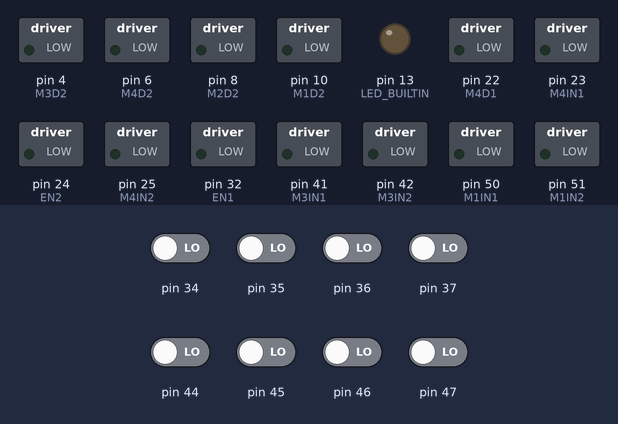
Recording of a sketch running on a simulated Arduino Mega 2560, built with avr-gcc and run on an emulated ATmega2560. Shown: switched loads named in the sketch (green lamp = pin HIGH), output pins drawn as LEDs (lit = HIGH). Inputs (shaded band) come from the test bench; at power-on: pin 34–37, pin 44–47 LOW. What the sketch prints to the serial monitor is not drawn.

Above: at 0.1 s.
At 7.9 s:
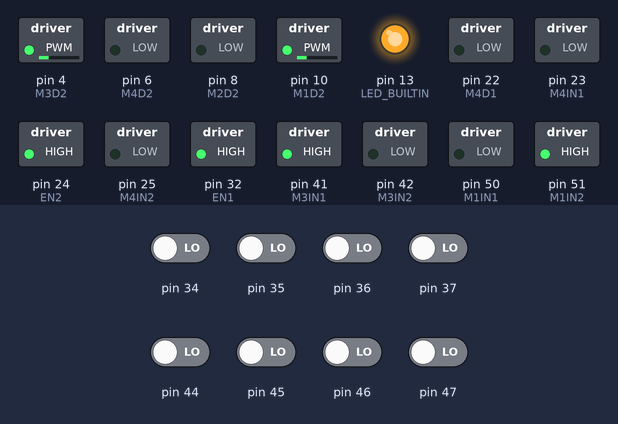
At 15.7 s:
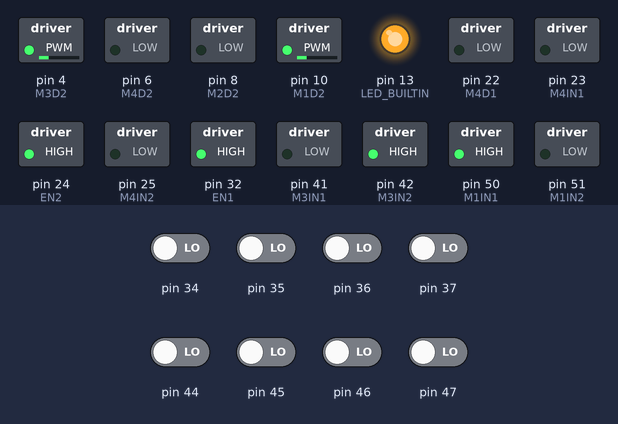
Timing chart, 0 to 19.3 s (numbered marks = the images above):
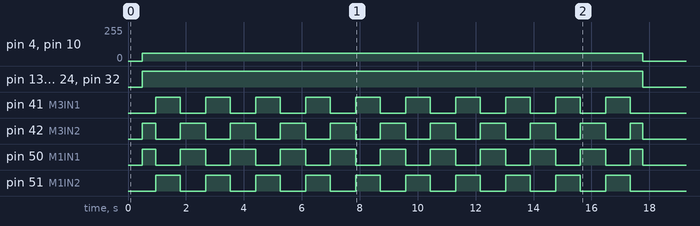

The sketch:

DemoCode.ino
```cpp
#include <QTRSensors.h>

QTRSensors qtr;

const uint8_t SensorCount = 8;
uint16_t sensorValues[SensorCount];


// FRONT
int M1D1  = 52;
int M1IN1 = 50;
int M1D2  = 10;
int M1IN2 = 51;

// RIGHT
int M2D1  = 33;
int M2IN1 = 30;
int M2D2  = 8;
int M2IN2 = 31;

// BACK
int M3D1  = 40;
int M3IN1 = 41;
int M3D2  = 4;
int M3IN2 = 42;

// LEFT
int M4D1  = 22;
int M4IN1 = 23;
int M4D2  = 6;
int M4IN2 = 25;

// ENABLE
int EN1 = 32;
int EN2 = 24;

// VARIABLES
String direction = "STOP";
int speed = 60;                          // Default speed (range: 0-255)
const unsigned long changeDelay = 1000;   // 2-second delay between changes
unsigned long lastChangeTime = 0;
bool isDelayActive = false;


void setup() {
  // put your setup code here, to run once:


  pinMode(M1D1,  OUTPUT);
  pinMode(M1IN1, OUTPUT);
  pinMode(M1D2,  OUTPUT);
  pinMode(M1IN2, OUTPUT);

  pinMode(M2D1,  OUTPUT);
  pinMode(M2IN1, OUTPUT);
  pinMode(M2D2,  OUTPUT);
  pinMode(M2IN2, OUTPUT);

  pinMode(M3D1,  OUTPUT);
  pinMode(M3IN1, OUTPUT);
  pinMode(M3D2,  OUTPUT);
  pinMode(M3IN2, OUTPUT);

  pinMode(M4D1,  OUTPUT);
  pinMode(M4IN1, OUTPUT);
  pinMode(M4D2,  OUTPUT);
  pinMode(M4IN2, OUTPUT);

  pinMode(EN1, OUTPUT);
  pinMode(EN2, OUTPUT);


// configure the sensors
  qtr.setTypeRC();
  qtr.setSensorPins((const uint8_t[]){34, 35, 36, 37, 44, 45, 46, 47}, SensorCount);
  //qtr.setEmitterPin(2);

  delay(500);
  pinMode(LED_BUILTIN, OUTPUT);
  digitalWrite(LED_BUILTIN, HIGH); // turn on Arduino's LED to indicate we are in calibration mode

  // 2.5 ms RC read timeout (default) * 10 reads per calibrate() call
  // = ~25 ms per calibrate() call.
  // Call calibrate() 400 times to make calibration take about 10 seconds.

  for (uint16_t i = 0; i < 10; i++)
  {

    selfCalibrate();

  }

  stopMotor();

  digitalWrite(LED_BUILTIN, LOW); // turn off Arduino's LED to indicate we are through with calibration

  // print the calibration minimum values measured when emitters were on
  Serial.begin(9600);
  for (uint8_t i = 0; i < SensorCount; i++)
  {
    Serial.print(qtr.calibrationOn.minimum[i]);
    Serial.print(' ');
  }
  Serial.println();

  // print the calibration maximum values measured when emitters were on
  for (uint8_t i = 0; i < SensorCount; i++)
  {
    Serial.print(qtr.calibrationOn.maximum[i]);
    Serial.print(' ');
  }
  Serial.println();
  Serial.println();
  delay(1000);


}

void loop() {
  // put your main code here, to run repeatedly:

  // read calibrated sensor values and obtain a measure of the line position
  // from 0 to 5000 (for a white line, use readLineWhite() instead)
  uint16_t position = qtr.readLineBlack(sensorValues);

  // print the sensor values as numbers from 0 to 1000, where 0 means maximum
  // reflectance and 1000 means minimum reflectance, followed by the line
  // position
  for (uint8_t i = 0; i < SensorCount; i++)
  {
    Serial.print(sensorValues[i]);
    Serial.print('\t');
  }
  Serial.println(position);

  delay(250);


}


// FORWARD
void moveForward() {
  digitalWrite(M1D1,  LOW);
  digitalWrite(M1IN1, LOW);
  digitalWrite(M1D2,  LOW);
  digitalWrite(M1IN2, LOW);

  digitalWrite(M2D1,  LOW);
  digitalWrite(M2IN1, LOW);
  analogWrite(M2D2, speed);
  digitalWrite(M2IN2, HIGH);

  digitalWrite(M3D1,  LOW);
  digitalWrite(M3IN1, LOW);
  digitalWrite(M3D2,  LOW);
  digitalWrite(M3IN2, LOW);

  digitalWrite(M4D1,  LOW);
  digitalWrite(M4IN1, LOW);
  analogWrite(M4D2, speed);
  digitalWrite(M4IN2, HIGH);

  digitalWrite(EN1, HIGH);
  digitalWrite(EN2, HIGH);
}

// BACKWARD
void moveBackward() {
  digitalWrite(M1D1,  LOW);
  digitalWrite(M1IN1, LOW);
  digitalWrite(M1D2,  LOW);
  digitalWrite(M1IN2, LOW);

  digitalWrite(M2D1,  LOW);
  digitalWrite(M2IN1, HIGH);
  analogWrite(M2D2, speed);
  digitalWrite(M2IN2, LOW);

  digitalWrite(M3D1,  LOW);
  digitalWrite(M3IN1, LOW);
  digitalWrite(M3D2,  LOW);
  digitalWrite(M3IN2, LOW);

  digitalWrite(M4D1,  LOW);
  digitalWrite(M4IN1, HIGH);
  analogWrite(M4D2, speed);
  digitalWrite(M4IN2, LOW);

  digitalWrite(EN1, HIGH);
  digitalWrite(EN2, HIGH);
}

// RIGHT
void moveRight() {
  digitalWrite(M1D1,  LOW);
  digitalWrite(M1IN1, HIGH);
  analogWrite(M1D2, speed);
  digitalWrite(M1IN2, LOW);

  digitalWrite(M2D1,  LOW);
  digitalWrite(M2IN1, LOW);
  digitalWrite(M2D2,  LOW);
  digitalWrite(M2IN2, LOW);

  digitalWrite(M3D1,  LOW);
  digitalWrite(M3IN1, LOW);
  analogWrite(M3D2, speed);
  digitalWrite(M3IN2, HIGH);

  digitalWrite(M4D1,  LOW);
  digitalWrite(M4IN1, LOW);
  digitalWrite(M4D2,  LOW);
  digitalWrite(M4IN2, LOW);

  digitalWrite(EN1, HIGH);
  digitalWrite(EN2, HIGH);
}

// LEFT
void moveLeft() {
  digitalWrite(M1D1,  LOW);
  digitalWrite(M1IN1, LOW);
  analogWrite(M1D2,   speed);
  digitalWrite(M1IN2, HIGH);

  digitalWrite(M2D1,  LOW);
  digitalWrite(M2IN1, LOW);
  digitalWrite(M2D2,  LOW);
  digitalWrite(M2IN2, LOW);

  digitalWrite(M3D1,  LOW);
  digitalWrite(M3IN1, HIGH);
  analogWrite(M3D2,   speed);
  digitalWrite(M3IN2, LOW);

  digitalWrite(M4D1,  LOW);
  digitalWrite(M4IN1, LOW);
  digitalWrite(M4D2,  LOW);
  digitalWrite(M4IN2, LOW);

  digitalWrite(EN1, HIGH);
  digitalWrite(EN2, HIGH);
}

// STOP
void stopMotor() {
  digitalWrite(M1D1,  LOW);
  digitalWrite(M1IN1, LOW);
  digitalWrite(M1D2,  LOW);
  digitalWrite(M1IN2, LOW);

  digitalWrite(M2D1,  LOW);
  digitalWrite(M2IN1, LOW);
  digitalWrite(M2D2,  LOW);
  digitalWrite(M2IN2, LOW);

  digitalWrite(M3D1,  LOW);
  digitalWrite(M3IN1, LOW);
  digitalWrite(M3D2,  LOW);
  digitalWrite(M3IN2, LOW);

  digitalWrite(M4D1,  LOW);
  digitalWrite(M4IN1, LOW);
  digitalWrite(M4D2,  LOW);
  digitalWrite(M4IN2, LOW);

  digitalWrite(EN1, LOW);
  digitalWrite(EN2, LOW);
}


void selfCalibrate(){


  moveRight();


  for(int i = 0; i < 18; i++){
    qtr.calibrate();
  }


  moveLeft();

  for(int i = 0; i < 34; i++){
    qtr.calibrate();
  }


  moveRight();

  for(int i = 0; i < 17; i++){
    qtr.calibrate();
  }


}
```
